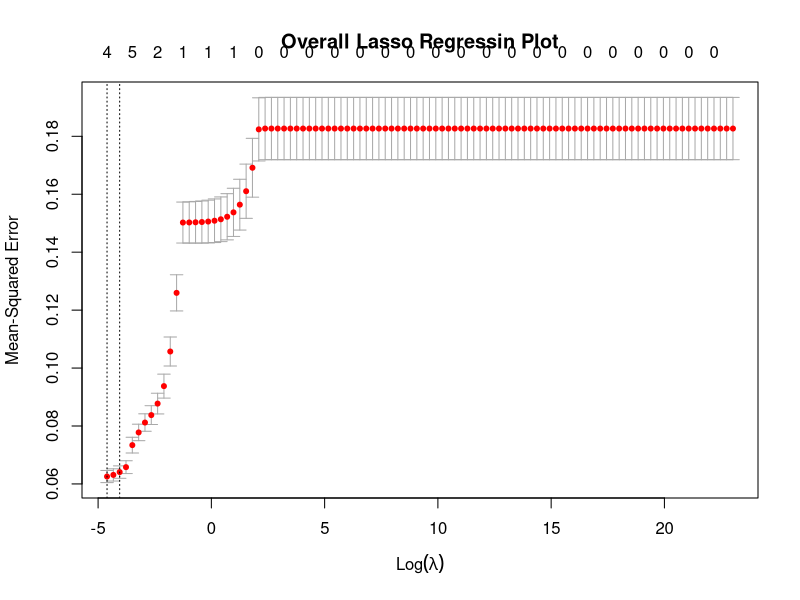

Generate this figure with R: (Note: this script raises an error after producing the figure.)
library(glmnet)

# Read in data sets
overall_train_set = read.csv("data/data-sets/train-test-data-set/overall-train-set.csv")
overall_test_set = read.csv("data/data-sets/train-test-data-set/overall-test-set.csv")
overall_data_set_regresssion = read.csv("data/data-sets/train-test-data-set/overall-data-set-regression.csv")

# Fit lasso model to training set
ind_var <- c(24, 25, 26, 27, 28, 29, 45, 46, 47, 48)
dependent_train <- as.matrix(overall_train_set[44])
regressor_train <- as.matrix(overall_train_set[ind_var])
grid <- 10^seq(10, -2, length = 100)
set.seed(1235)
lasso_mod <- cv.glmnet(regressor_train, dependent_train, lambda = grid, alpha = 1, intercept = FALSE)
best_lambda_lasso <- lasso_mod$lambda.min

# Save lasso regression plot
png('images/regression-plot/lasso-regression-plot.png')
plot(lasso_mod, main = "Overall Lasso Regressin Plot")
dev.off()

# Use the best fitted lambda on test set to calculate MSE
test_set_input <- as.matrix(overall_test_set[, ind_var])
lasso_test_predict <- predict(lasso_mod, s = best_lambda_lasso, newx = test_set_input)
lasso_test <- as.matrix(overall_test_set[,44])
MSE_lasso <- mean((lasso_test - lasso_test_predict)^2)

# Fit the model in the original dataset to find estimated coefficients
dependent_full <- as.matrix(overall_data_set_regresssion[44])
regressor_full <- as.matrix(overall_data_set_regresssion[ind_var])
lasso_full_log_fit <- glmnet(regressor_full, dependent_full, alpha = 1, lambda = best_lambda_lasso, intercept = FALSE)
lasso_fitted_coef <- coef(lasso_full_log_fit)

save(best_lambda_lasso, MSE_lasso, lasso_full_log_fit, lasso_fitted_coef, file = "data/regression-data/lasso-model-stats.RData")
